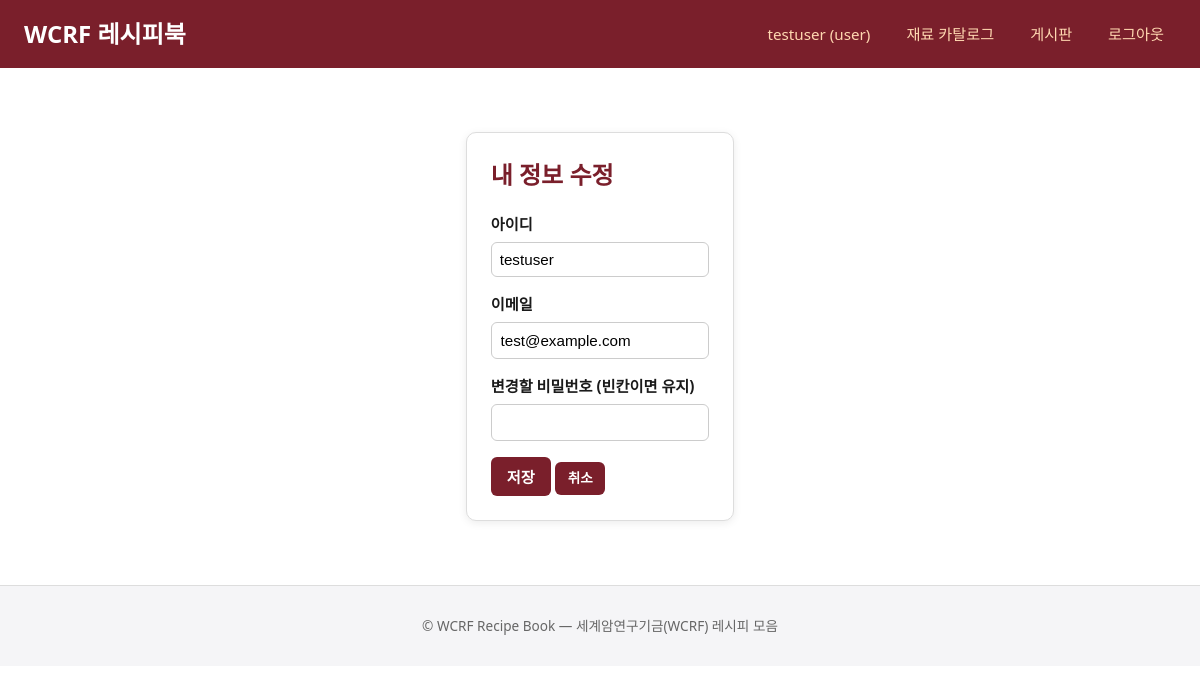
The app's page /user/profile (signed in) with its own data.
### tables this page shows
CREATE TABLE users (
            id INTEGER PRIMARY KEY AUTOINCREMENT,
            username TEXT UNIQUE NOT NULL,
            password_hash TEXT NOT NULL,
            role TEXT NOT NULL DEFAULT 'user',
            email TEXT,
            created_at TEXT NOT NULL,
            updated_at TEXT NOT NULL
        );

### app.py (the view, shortened to what this page needs)
@app.route("/user/profile", methods=["GET", "POST"])
@login_required
def user_profile():
    db = get_db()
    user = db.execute("SELECT id, username, role, email FROM users WHERE id = ?", (g.user["id"],)).fetchone()
    db.close()
    return render_template("user_edit.html", user=user, is_admin_page=False)

### app.py (called while the page is built)
def get_db():
    db = sqlite3.connect(DB_PATH)
    db.row_factory = sqlite3.Row
    return db

def current_user():
    uid = session.get("user_id")
    if not uid:
        return None
    if getattr(g, "_user_cache", None) is not None and g._user_cache.get("id") == uid:
        return g._user_cache
    db = get_db()
    row = db.execute("SELECT id, username, role, email FROM users WHERE id = ?", (uid,)).fetchone()
    db.close()
    if row is None:
        session.clear()
        return None
    user = dict(row)
    g._user_cache = user
    return user

@app.before_request
def load_user():
    g._user_cache = None
    g.user = current_user()

def login_required(view):
    @wraps(view)
    def wrapped(*args, **kwargs):
        if not g.user:
            return redirect(url_for("login", next=request.path))
        return view(*args, **kwargs)
    return wrapped

@app.context_processor
def inject_user():
    return dict(current_user=g.user, category_label=lambda k: k.replace("-", " ").title())

### templates/user_edit.html (shortened to what this page needs)
{% extends "base.html" %}
{% block content %}
<div class="container auth-page">
  <div class="auth-card">
    <h2>{% if is_admin_page %}회원 정보 수정{% else %}내 정보 수정{% endif %}</h2>
    <form method="post">
      <div class="form-group">
        <label>아이디</label>
        <input type="text" name="username" value="{{ user.username }}" readonly>
      </div>
      <div class="form-group">
        <label>이메일</label>
        <input type="email" name="email" value="{{ user.email or '' }}">
      </div>
      {% if not is_admin_page %}
      <div class="form-group">
        <label>변경할 비밀번호 (빈칸이면 유지)</label>
        <input type="password" name="password">
      </div>
      {% endif %}
      <button type="submit" class="btn btn-primary">저장</button>
      <a href="{{ url_for('admin_users') if is_admin_page else url_for('index') }}" class="btn btn-small">취소</a>
    </form>
  </div>
</div>
{% endblock %}

### templates/base.html (shortened to what this page needs)
<!DOCTYPE html>
<html lang="ko">
<head>
<link rel="stylesheet" href="{{ url_for('static', filename='style.css') }}">
</head>
<body>
<header class="site-header">
  <div class="container header-inner">
    <a href="{{ url_for('index') }}" class="logo">WCRF 레시피북</a>
    <nav class="top-nav">
      {% if current_user %}
        <a href="{{ url_for('user_profile') }}">{{ current_user.username }} ({{ current_user.role }})</a>
        <a href="{{ url_for('catalogue') }}">재료 카탈로그</a>
        <a href="{{ url_for('board_list') }}">게시판</a>
        <a href="{{ url_for('logout') }}">로그아웃</a>
      {% else %}
        <a href="{{ url_for('login') }}">로그인</a>
        <a href="{{ url_for('register') }}">회원가입</a>
      {% endif %}
    </nav>
  </div>
</header>
<main class="container page-body">{% block content %}{% endblock %}</main>
<footer class="site-footer">
  <div class="container">
    <p>&copy; WCRF Recipe Book &mdash; 세계암연구기금(WCRF) 레시피 모음</p>
  </div>
</footer>
</body>
</html>

### static/style.css (style rules this page uses)
* { box-sizing: border-box; }
body { font-family: system-ui, -apple-system, Segoe UI, Roboto, 'Malgun Gothic', sans-serif; margin: 0; color: #1a1a1a; line-height: 1.5; }
.site-header { background: #7a1f2b; color: #fff; padding: 1rem 0; }
.site-header .container { max-width: 1200px; margin: 0 auto; padding: 0 1.5rem; }
.header-inner { display: flex; justify-content: space-between; align-items: center; flex-wrap: wrap; gap: 0.75rem; }
.logo { color: #fff; font-size: 1.5rem; font-weight: 800; text-decoration: none; }
.top-nav { display: flex; gap: 0.75rem; align-items: center; flex-wrap: wrap; }
.top-nav a { color: #ffd8b1; text-decoration: none; font-size: 0.95rem; padding: 0.35rem 0.75rem; border-radius: 6px; }
.container { max-width: 1200px; margin: 0 auto; padding: 0 1.5rem; }
.page-body { padding: 2rem 0; }
.auth-page { display: flex; justify-content: center; padding: 2rem 0; }
.auth-card { max-width: 400px; width: 100%; background: #fff; border: 1px solid #ddd; border-radius: 10px; padding: 1.5rem; box-shadow: 0 2px 8px rgba(0,0,0,0.08); }
.auth-card h2 { margin-top: 0; color: #7a1f2b; }
.form-group { margin-bottom: 1rem; }
.form-group label { display: block; font-weight: 600; margin-bottom: 0.4rem; font-size: 0.95rem; }
.form-group input, .form-group select, .form-group textarea { width: 100%; padding: 0.55rem; border: 1px solid #ccc; border-radius: 6px; font-size: 0.95rem; }
.btn { display: inline-block; background: #7a1f2b; color: #fff; padding: 0.55rem 1rem; border-radius: 6px; text-decoration: none; font-weight: 600; border: none; cursor: pointer; font-size: 0.95rem; }
.btn-small { padding: 0.4rem 0.8rem; font-size: 0.85rem; }
input[type="text"] { width: 100%; padding: 0.5rem; border: 1px solid #ccc; border-radius: 6px; font-size: 0.95rem; }
.page-body { display: flex; gap: 2rem; align-items: flex-start; }
.site-footer { background: #f5f5f7; color: #666; text-align: center; padding: 1rem; border-top: 1px solid #ddd; font-size: 0.85rem; }

### records on screen
users: username "testuser", role "user", email "test@example.com"
